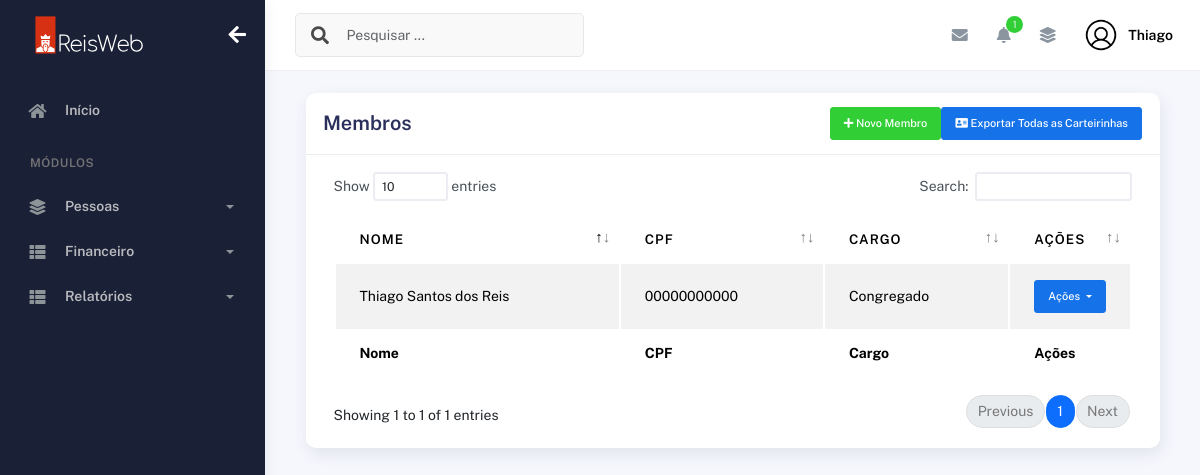
The app's page /index/membros/ (signed in), older data.
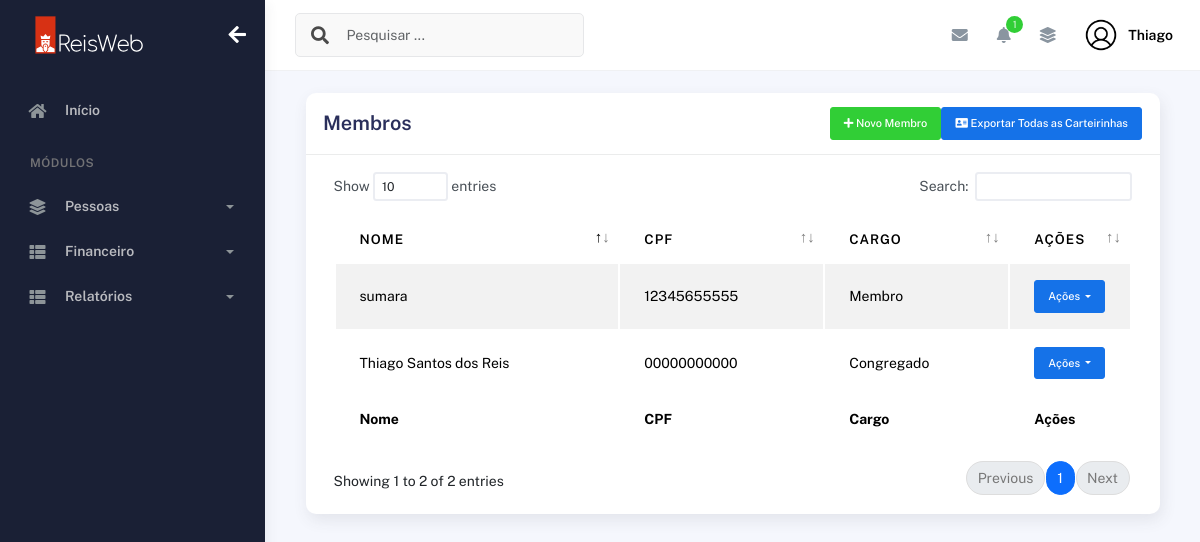
The same page, newer data.
### plataformaigreja/models.py (models this page shows, shortened)
class Membros(models.Model):
    choices_sexo = (('F', 'Feminino'),
                    ('M', 'Masculino'))
    choices_cargo = (('A', 'Auxiliar'),
                     ('C', 'Congregado'),
                     ('Cr', 'Crianças'),
                     ('Da', 'Diaconisa'),
                     ('D', 'Diácono'),
                     ('E', 'Evangelista'),
                     ('J', 'Jovem'),
                     ('Mb', 'Membro'),
                     ('Mi', 'Missionário(a)'),
                     ('Pr', 'Pastor'),
                     ('P', 'Presbítero'))
    nome = models.CharField(max_length=50)
    sexo = models.CharField(max_length=1, choices=choices_sexo)
    cpf = models.CharField(max_length=20, blank=True, null=True)
    email = models.EmailField(blank=True, null=True)
    telefone = models.CharField(max_length=19, blank=True, null=True)
    endereco = models.CharField(max_length=100, blank=True, null=True)
    foto = models.ImageField(upload_to="img_membros", null=True, blank=True)
    data_nascimento = models.DateField(null=True, blank=True)
    data_batismo = models.DateField(null=True, blank=True)
    cargo = models.CharField(max_length=2, choices=choices_cargo)
    pastor = models.ForeignKey(
        User,
        on_delete=models.CASCADE
    )

### plataformaigreja/views.py (the view, shortened to what this page needs)
# urls.py: path('membros/', views.membros, name='membros'),
@login_required(login_url='/usuarios/login')
def membros(request):
    if request.method == "GET":
        membros = Membros.objects.filter(pastor=request.user)
        return render(request, 'membros.html', {'membros': membros})

### plataformaigreja/templates/membros.html (shortened to what this page needs)
{% extends "bases/base_plataformaigreja.html" %}
{% load static %}
{% block 'conteudo' %}
  <div class="container">
    <div class="page-inner">
      <div class="col-md-12">
        <div class="card">
          <div class="card-header">
            <div class="d-flex align-items-center">
              <h4 class="card-title">Membros</h4>
                <button class="btn btn-success ms-auto btn-sm" data-bs-toggle="modal" data-bs-target="#addRowModal">
                  <i class="fa fa-plus"></i>
                  Novo Membro
                </button>
                <a href="{% url 'exportar_todas_carteirinhas' %}" class="btn btn-primary btn-sm"><i class="fas fa-address-card"></i> Exportar Todas as Carteirinhas</a>
            </div>
          </div>
        <div class="card-body">
                    <div class="table-responsive">
                      <table
                        id="add-row"
                        class="display table table-striped table-hover"
                      >
                        <thead>
                          <tr>
                            <th>Nome</th>
                            <th>CPF</th>
                            <th>CARGO</th>
                            <th style="width: 10%">Ações</th>
                          </tr>
                        </thead>
                        <tfoot>
                          <tr>
                            <th>Nome</th>
                            <th>CPF</th>
                            <th>Cargo</th>
                            <th>Ações</th>
                          </tr>
                        </tfoot>
                        <tbody>
                          {% for membro in membros %}
                            <tr>
                              <td>{{membro.nome}}</td>
                              <td>{{membro.cpf | default:"000.000.000-00"}}</td>
                              <td>
                                {% if membro.cargo == "Mb" %}
                                  Membro
                                {% elif membro.cargo == "A" %}
                                  Auxiliar
                                {% elif membro.cargo == "C" %}
                                  Congregado
                                {% elif membro.cargo == "Cr" %}
                                  Crianças
                                {% elif membro.cargo == "Da" %}
                                  Diaconisa
                                {% elif membro.cargo == "D" %}
                                  Diácono
                                {% elif membro.cargo == "E" %}
                                  Evangelista
                                {% elif membro.cargo == "J" %}
                                  Jovem
                                {% elif membro.cargo == "Mi" %}
                                  Missionário(a)
                                {% elif membro.cargo == "Pr" %}
                                  Pastor
                                {% elif membro.cargo == "P" %}
                                  Presbítero
                                {% endif %}
                              </td>
                              <td>
                                  <button id="btnGroupDrop1" type="button" class="btn btn-primary btn-sm dropdown-toggle" data-bs-toggle="dropdown" aria-expanded="false">
                                    Ações
                                  </button>
                              </td>
                            </tr>
                          {% endfor %}
                        </tbody>
                      </table>
                    </div>
                  </div>
                </div>
              </div>
            </div>
          </div>
        </div>
      </div>
    </div>
{% endblock %}

Row changes from the older to the newer data that the page shows:
added Membros: nome "sumara", cpf "12345655555", cargo "Membro"
Text that changed along with them:
text written by a page script: "Show entries Search: Showing 1 to 1 of 1 entries Previous 1 Next" → "Show entries Search: Showing 1 to 2 of 2 entries Previous 1 Next"
